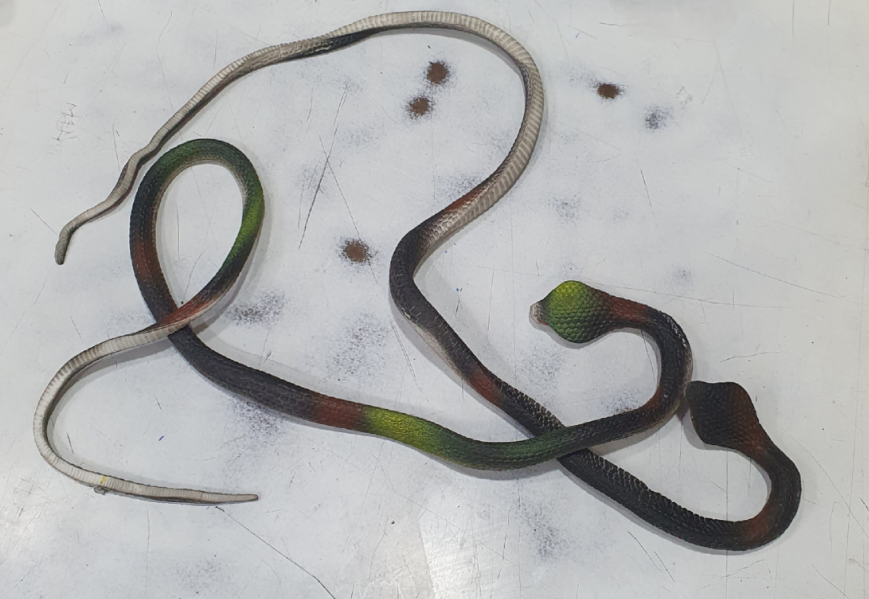
#> input picture Snakes Dataset/Images with snakes/20230313_200934.jpg, 2607 x 1797 px (shown at 1/3 size); its folder holds only this picture in this run
$ jupyter execute --allow-errors Snake_detection.ipynb
#> lines starting #> are read from the running program, lines starting #| are printed output that depends on the picture
## Snake Detection

### 1) Import Needed Modules

[cell 1]
import os
import cv2
import numpy as np
from PIL import Image
import matplotlib.pyplot as plt
from tqdm import tqdm

from sklearn.model_selection import train_test_split
from tensorflow.keras.callbacks import EarlyStopping
from tensorflow.keras.layers import Dense, BatchNormalization, Activation, Dropout
from tensorflow import keras
from numba import cuda

from tensorflow.keras.layers import Dense, Flatten
from tensorflow.keras.models import Model

from tensorflow.keras.applications.vgg19 import VGG19
from tensorflow.keras.applications.resnet50 import ResNet50
from tensorflow.keras.applications.resnet_v2 import ResNet50V2
from tensorflow.keras.applications.resnet_v2 import ResNet101V2

import tensorflow as tf
tf.compat.v1.logging.set_verbosity(tf.compat.v1.logging.ERROR)
#> (this line was passed over: tensorflow is not available in this run)
os.environ['TF_CPP_MIN_LOG_LEVEL'] = '3'

from sklearn.metrics import accuracy_score,classification_report,confusion_matrix

import ssl
try:
    _create_unverified_https_context = ssl._create_unverified_context
except AttributeError:
    pass
else:
    ssl._create_default_https_context = _create_unverified_https_context

import gc

print("Loading Libraries Done")

### 2) Data loading

[cell 2]
main_folder = "Snakes Dataset"
RANDOM_SEED = 6

categories = os.listdir(main_folder)
try:
    categories.remove(".DS_Store")
except:
    pass
print(categories, len(categories))

[cell 3]
TOTAL_CATEGORIES = len(categories)
IMAGE_SIZE = (224,224,3)

def load_images_labels(categories):
    img_lst=[]
    labels=[]
    for index, category in enumerate(categories):
        print(index, category)
        for image_name in tqdm(os.listdir(main_folder+"/"+category)):
            file_ext = image_name.split(".")[-1]
            if (file_ext.lower() == "jpg") or (file_ext.lower() == "jpeg") or (file_ext.lower() == "png") or (file_ext.lower() == "bmp"):
              try:
                    imgname = main_folder+"/"+category+"/"+image_name
                    imgname = imgname.replace("//", "/")
                    img = cv2.imread(imgname)
#> img is the input picture: shape (1797, 2607, 3); mean B, G, R 178.1, 178.1, 177.3
                    img = cv2.resize(img, (IMAGE_SIZE[0], IMAGE_SIZE[1]))
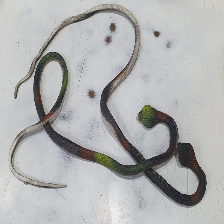
#> img: shape (224, 224, 3); mean B, G, R 178, 178, 177.2
                    img = cv2.cvtColor(img, cv2.COLOR_BGR2RGB)

                    img_rotated_90 = cv2.rotate(img, cv2.ROTATE_90_CLOCKWISE)
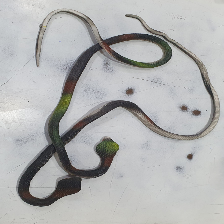
#> img_rotated_90: shape (224, 224, 3); mean R, G, B 177.2, 178, 178
                    img_rotated_180 = cv2.rotate(img, cv2.ROTATE_180)
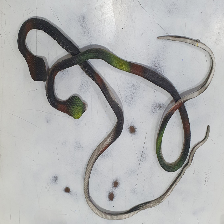
#> img_rotated_180: shape (224, 224, 3); mean R, G, B 177.2, 178, 178
                    img_rotated_270 = cv2.rotate(img, cv2.ROTATE_90_COUNTERCLOCKWISE)
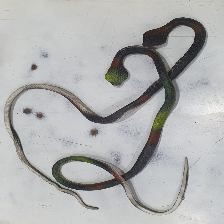
#> img_rotated_270: shape (224, 224, 3); mean R, G, B 177.2, 178, 178
                    img_flip_ver = cv2.flip(img, 0)
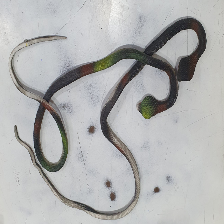
#> img_flip_ver: shape (224, 224, 3); mean R, G, B 177.2, 178, 178
                    img_flip_hor = cv2.flip(img, 1)
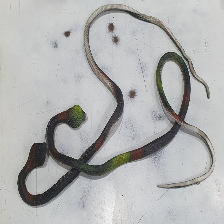
#> img_flip_hor: shape (224, 224, 3); mean R, G, B 177.2, 178, 178

                    img_array = Image.fromarray(img, 'RGB')
                    img_lst.append(np.array(img_array))
                    labels.append(index)

                    img_array = Image.fromarray(img_rotated_90, 'RGB')
                    img_lst.append(np.array(img_array))
                    labels.append(index)

                    img_array = Image.fromarray(img_rotated_90, 'RGB')
                    img_lst.append(np.array(img_array))
                    labels.append(index)

                    img_array = Image.fromarray(img_rotated_180, 'RGB')
                    img_lst.append(np.array(img_array))
                    labels.append(index)

                    img_array = Image.fromarray(img_rotated_270, 'RGB')
                    img_lst.append(np.array(img_array))
                    labels.append(index)

                    img_array = Image.fromarray(img_flip_ver, 'RGB')
                    img_lst.append(np.array(img_array))
                    labels.append(index)

                    img_array = Image.fromarray(img_flip_hor, 'RGB')
                    img_lst.append(np.array(img_array))
                    labels.append(index)

              except:
                    print(imgname)
                    print(img)
#> pass 2 of the loop in load_images_labels, `for index, category in enumerate(categories):`:
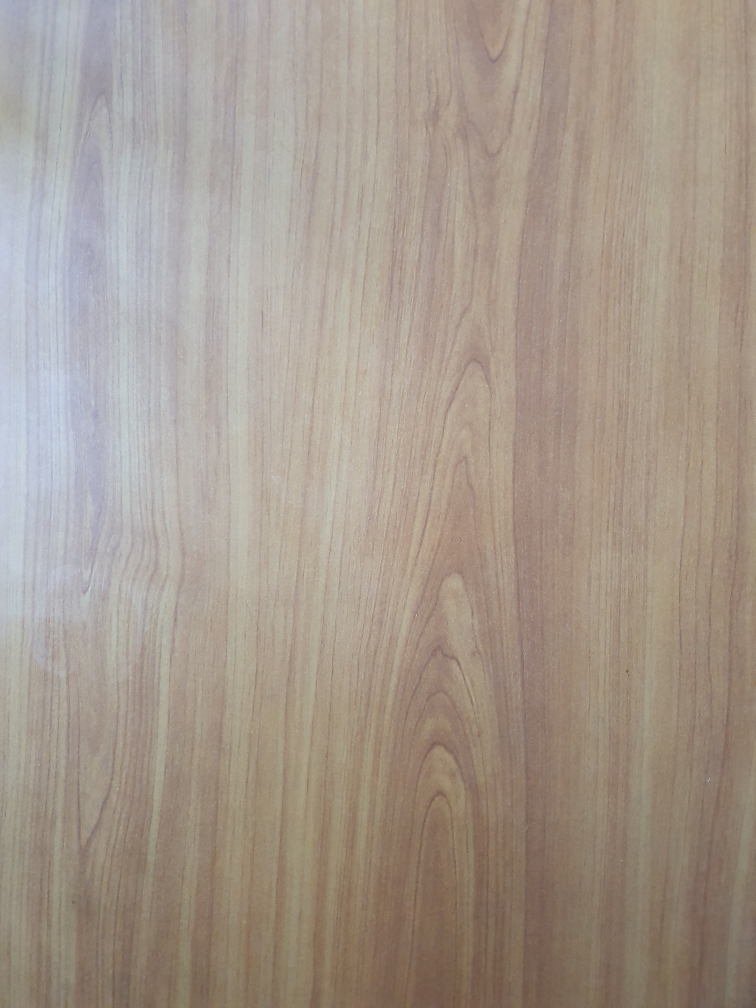
#> input picture Snakes Dataset/Images without snakes/20230314_113420.jpg, 3024 x 4032 px (shown at 1/4 size)
#> in load_images_labels, img is the input picture: shape (4032, 3024, 3); mean B, G, R 140.5, 152.1, 164.4
#> in load_images_labels, `img_flip_ver = cv2.flip(img, 0)`:
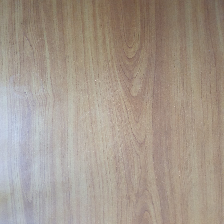
#> img_flip_ver: shape (224, 224, 3); mean R, G, B 164.4, 152.1, 140.5
#> in load_images_labels, `img_flip_hor = cv2.flip(img, 1)`:
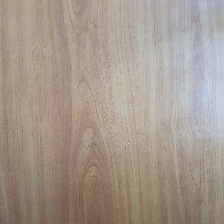
#> img_flip_hor: shape (224, 224, 3); mean R, G, B 164.4, 152.1, 140.5


    return img_lst, labels

images, labels = load_images_labels(categories)
#> images = 14 items; labels = [0, 0, 0, 0, 0, 0, 0, 1, 1, 1, 1, 1, 1, 1]
print()
print("Total Images Loaded:", len(images))
#| Total Images Loaded: 14

[cell 4]
images = np.array(images)
labels = np.array(labels)

[cell 5]
def display_random_images(images, labels):
    plt.figure(1 , figsize = (19 , 10))
    n = 0
    for i in range(9):
        n += 1
        r = np.random.randint(0 , images.shape[0] , 1)

        plt.subplot(3 , 3 , n)
        plt.subplots_adjust(hspace = 0.3 , wspace = 0.3)
        plt.imshow(images[r[0]])

        plt.title('Presence of snake label : {}'.format(labels[r[0]]))
        plt.xticks([])
        plt.yticks([])
#> after the loop, n = 9

    plt.show()

display_random_images(images, labels)

[cell 6]
np.random.seed(RANDOM_SEED)


n = np.arange(images.shape[0])
np.random.shuffle(n)

images = images[n]
labels = labels[n]
#> labels = [1, 1, 0, 1, 0, 1, 0, 1, 0, 0, 0, 0, 1, 1]

- Step 2 - Data normalization

[cell 7]
images = images.astype(np.float32)
labels = labels.astype(np.int8)
images /= 255
print("Images shape after normalization = ",images.shape)
#| Images shape after normalization =  (14, 224, 224, 3)

- Display few random images after normalization

[cell 8]
display_random_images(images, labels)
#> after the loop in display_random_images (call 2), `for i in range(9):`: n = 9
#> in display_random_images (call 2), `plt.show()`:
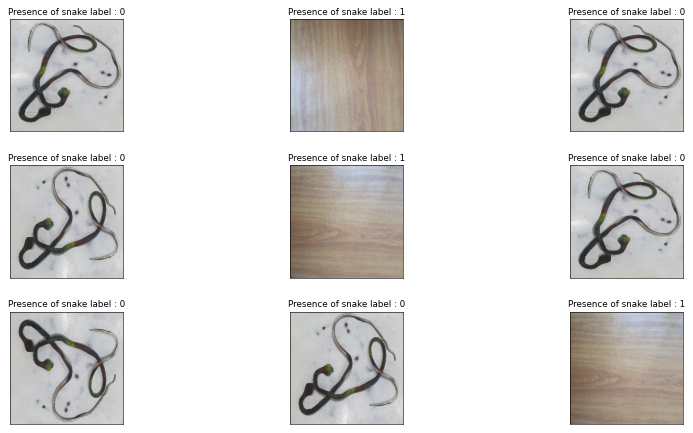
#> figure drawn by matplotlib, 9 panels

- Split dataset for training and testing

[cell 9]
x_train, x_test, y_train, y_test = train_test_split(images, labels, test_size = 0.2, random_state = RANDOM_SEED)
#> y_train = [1, 0, 0, 1, 0, 1, 1, 0, 1, 0, 0]; y_test = [1, 1, 0]


print("x_train shape = ",x_train.shape)
#| x_train shape =  (11, 224, 224, 3)
print("y_train shape = ",y_train.shape)
#| y_train shape =  (11,)
print("\nx_test shape = ",x_test.shape)
#| x_test shape =  (3, 224, 224, 3)
print("y_test shape = ",y_test.shape)
#| y_test shape =  (3,)

[cell 10]
del labels
del images

[cell 11]
display_random_images(x_train, y_train)
#> after the loop in display_random_images (call 3), `for i in range(9):`: n = 9
#> in display_random_images (call 3), `plt.show()`:
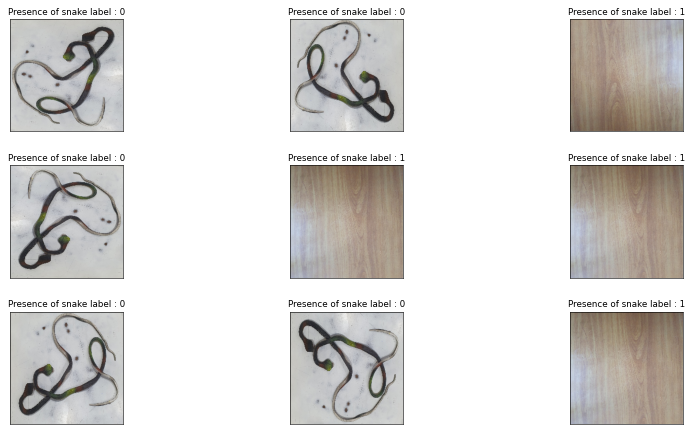
#> figure drawn by matplotlib, 9 panels
